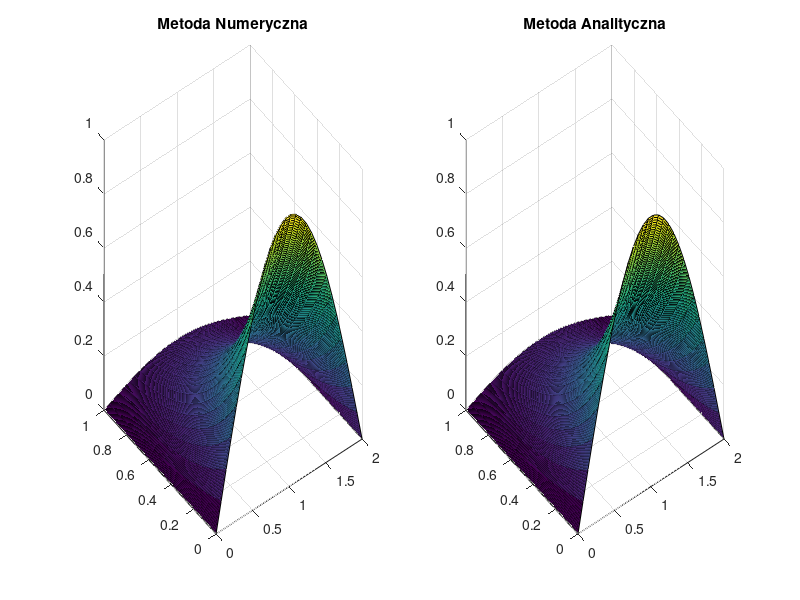

Here is the MATLAB script that generated this plot:
clc,clear all
tic
%rozwi�zanie analityczne
G = @(x,t) sin(pi.*x./2).*exp(-(pi.^2).*t./4);

%przedzia� omega
xa=0;
xb=2;
yc=0;
yd=1;

%warunki brzegowe
u1 = @(x) 0;
u2 = @(x) 0;
u3 = @(x,t) sin(pi*x/2);

licznik=0;
%siatka
m=30;
D=1;
deltax=(xb-xa)/(m-1);
x=[xa:deltax:xb];         %przedzia� przestrzenny
deltat=(deltax^2)/D; 
n_end=floor(yd/deltat)+1;
t=[0:deltat:1];           %przedzia� czasowy
theta = 1/2 - deltax^2 / (12 * D * deltat);

%macierz
psi=zeros(n_end,length(x)); %utworzenie pustej macierzy

%dodanie warunku pocz�tkowego
psi(1,:) = u3(x);
psi(:,1) = u1(t);
psi(:,m) = u2(t);

% Skopiowanie warunku początkowego na drugi poziom
psi(2,:) = psi(1,:);
F = diag(eye(m-2));
alfa = D * deltat / deltax^2;
A1 = eye(m-2) .* (2*alfa + 1 + theta);
A2 = diag(eye(m-3)) * -alfa;
A = A1 + diag(A2,-1) + diag(A2, 1);

for n=3:n_end
  F = (1+2*theta) * psi(n-1,2:m-1) - theta * psi(n-2, 2:m-1);
  F(1) = F(1) + alfa * psi(n, 1);
  F(m-2) = F(m-2) + alfa * psi(n, m);
  psi(n,2:m-1) = linsolve(A,F');
  licznik = licznik+1;
end

[X,T] = meshgrid(x,t);
subplot(1,2,1)
surf(X,T,psi)
title('Metoda Numeryczna')
subplot(1,2,2)
surf(X,T,(G(X,T)))
title('Metoda Analityczna')
Error=max(max(abs(psi-G(X,T))));
licznik
toc